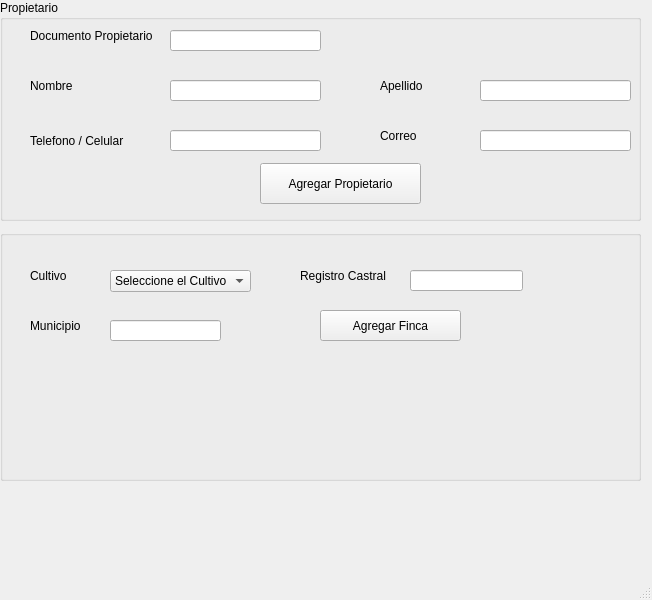
<?xml version="1.0" encoding="UTF-8"?>
<ui version="4.0">
 <class>MainWindow</class>
 <widget class="QMainWindow" name="MainWindow">
  <property name="geometry">
   <rect>
    <x>0</x>
    <y>0</y>
    <width>652</width>
    <height>600</height>
   </rect>
  </property>
  <property name="acceptDrops">
   <bool>false</bool>
  </property>
  <property name="windowTitle">
   <string>Administracion Vivero</string>
  </property>
  <widget class="QWidget" name="centralwidget">
   <widget class="QLabel" name="label">
    <property name="geometry">
     <rect>
      <x>30</x>
      <y>20</y>
      <width>141</width>
      <height>31</height>
     </rect>
    </property>
    <property name="text">
     <string>Documento Propietario</string>
    </property>
   </widget>
   <widget class="QLineEdit" name="lineEdit">
    <property name="geometry">
     <rect>
      <x>170</x>
      <y>30</y>
      <width>151</width>
      <height>21</height>
     </rect>
    </property>
   </widget>
   <widget class="QLineEdit" name="lineEdit_2">
    <property name="geometry">
     <rect>
      <x>170</x>
      <y>80</y>
      <width>151</width>
      <height>21</height>
     </rect>
    </property>
    <property name="text">
     <string/>
    </property>
   </widget>
   <widget class="QLabel" name="label_2">
    <property name="geometry">
     <rect>
      <x>30</x>
      <y>70</y>
      <width>131</width>
      <height>31</height>
     </rect>
    </property>
    <property name="text">
     <string>Nombre</string>
    </property>
   </widget>
   <widget class="QLineEdit" name="lineEdit_3">
    <property name="geometry">
     <rect>
      <x>170</x>
      <y>130</y>
      <width>151</width>
      <height>21</height>
     </rect>
    </property>
   </widget>
   <widget class="QLabel" name="label_3">
    <property name="geometry">
     <rect>
      <x>30</x>
      <y>130</y>
      <width>131</width>
      <height>21</height>
     </rect>
    </property>
    <property name="text">
     <string>Telefono / Celular</string>
    </property>
   </widget>
   <widget class="QLineEdit" name="lineEdit_4">
    <property name="geometry">
     <rect>
      <x>480</x>
      <y>80</y>
      <width>151</width>
      <height>21</height>
     </rect>
    </property>
    <property name="text">
     <string/>
    </property>
   </widget>
   <widget class="QLabel" name="label_4">
    <property name="geometry">
     <rect>
      <x>380</x>
      <y>70</y>
      <width>101</width>
      <height>31</height>
     </rect>
    </property>
    <property name="text">
     <string>Apellido</string>
    </property>
   </widget>
   <widget class="QLineEdit" name="lineEdit_5">
    <property name="geometry">
     <rect>
      <x>480</x>
      <y>130</y>
      <width>151</width>
      <height>21</height>
     </rect>
    </property>
    <property name="text">
     <string/>
    </property>
   </widget>
   <widget class="QLabel" name="label_5">
    <property name="geometry">
     <rect>
      <x>380</x>
      <y>120</y>
      <width>91</width>
      <height>31</height>
     </rect>
    </property>
    <property name="text">
     <string>Correo</string>
    </property>
   </widget>
   <widget class="QGroupBox" name="groupBox">
    <property name="geometry">
     <rect>
      <x>0</x>
      <y>0</y>
      <width>641</width>
      <height>221</height>
     </rect>
    </property>
    <property name="autoFillBackground">
     <bool>true</bool>
    </property>
    <property name="title">
     <string>Propietario</string>
    </property>
    <widget class="QPushButton" name="pushButton">
     <property name="geometry">
      <rect>
       <x>260</x>
       <y>163</y>
       <width>161</width>
       <height>41</height>
      </rect>
     </property>
     <property name="text">
      <string>Agregar Propietario</string>
     </property>
    </widget>
   </widget>
   <widget class="QGroupBox" name="groupBox_2">
    <property name="geometry">
     <rect>
      <x>0</x>
      <y>230</y>
      <width>641</width>
      <height>251</height>
     </rect>
    </property>
    <property name="autoFillBackground">
     <bool>true</bool>
    </property>
    <property name="title">
     <string/>
    </property>
    <widget class="QComboBox" name="comboBox">
     <property name="geometry">
      <rect>
       <x>110</x>
       <y>40</y>
       <width>141</width>
       <height>22</height>
      </rect>
     </property>
     <item>
      <property name="text">
       <string>Seleccione el Cultivo</string>
      </property>
     </item>
     <item>
      <property name="text">
       <string extracomment="Selecciones el cultivo">Papa</string>
      </property>
     </item>
     <item>
      <property name="text">
       <string>Yuca</string>
      </property>
     </item>
     <item>
      <property name="text">
       <string>Platano</string>
      </property>
     </item>
     <item>
      <property name="text">
       <string>Mora</string>
      </property>
     </item>
     <item>
      <property name="text">
       <string>Tomate</string>
      </property>
     </item>
     <item>
      <property name="text">
       <string>Otro</string>
      </property>
     </item>
    </widget>
    <widget class="QLabel" name="label_6">
     <property name="geometry">
      <rect>
       <x>30</x>
       <y>30</y>
       <width>81</width>
       <height>31</height>
      </rect>
     </property>
     <property name="text">
      <string>Cultivo</string>
     </property>
    </widget>
    <widget class="QLabel" name="label_7">
     <property name="geometry">
      <rect>
       <x>300</x>
       <y>30</y>
       <width>111</width>
       <height>31</height>
      </rect>
     </property>
     <property name="text">
      <string>Registro Castral</string>
     </property>
    </widget>
    <widget class="QLineEdit" name="lineEdit_6">
     <property name="geometry">
      <rect>
       <x>410</x>
       <y>40</y>
       <width>113</width>
       <height>21</height>
      </rect>
     </property>
    </widget>
    <widget class="QLabel" name="label_8">
     <property name="geometry">
      <rect>
       <x>30</x>
       <y>80</y>
       <width>81</width>
       <height>31</height>
      </rect>
     </property>
     <property name="text">
      <string>Municipio</string>
     </property>
    </widget>
    <widget class="QLineEdit" name="lineEdit_7">
     <property name="geometry">
      <rect>
       <x>110</x>
       <y>90</y>
       <width>111</width>
       <height>21</height>
      </rect>
     </property>
    </widget>
    <widget class="QPushButton" name="pushButton_2">
     <property name="geometry">
      <rect>
       <x>320</x>
       <y>80</y>
       <width>141</width>
       <height>31</height>
      </rect>
     </property>
     <property name="text">
      <string>Agregar Finca</string>
     </property>
    </widget>
   </widget>
   <zorder>groupBox</zorder>
   <zorder>groupBox_2</zorder>
   <zorder>label</zorder>
   <zorder>lineEdit</zorder>
   <zorder>lineEdit_2</zorder>
   <zorder>label_2</zorder>
   <zorder>lineEdit_3</zorder>
   <zorder>label_3</zorder>
   <zorder>lineEdit_4</zorder>
   <zorder>label_4</zorder>
   <zorder>lineEdit_5</zorder>
   <zorder>label_5</zorder>
  </widget>
  <widget class="QStatusBar" name="statusbar"/>
 </widget>
 <resources/>
 <connections/>
</ui>
